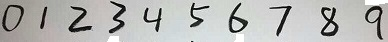
#> input picture mnist1/image/realphoto.jpg, 388 x 42 px
$ python DBScan_segment.py   (older library calls are emulated)
#> lines starting #> are read from the running program, lines starting #| are printed output that depends on the picture; after the words box and inside, x2 and y2 are one past the last pixel; in counts of white or black regions, pixels touching at a corner belong together
### mnist1/process_picture.py
# -*- coding: utf-8 -*-
"""
Created on Sat Dec  2 20:15:20 2017

@author: majin
"""
from PIL import Image
import matplotlib.pyplot as plt
import numpy as np
import DBScan_segment as dbss

# [35 lines left out: function getTestPicArray, not called in this run]


def openImage(fileImg):
#> called with fileImg = './image/realphoto.jpg'
    return Image.open(fileImg)
#> returned value is the input picture: PIL image 388x42 RGB; mean R, G, B 181.9, 182.6, 180.3

# [14 lines left out: function resizeImage, not called in this run]
def rgb2gray(pic,show=False):
    '''
     Y' = 0.299 R + 0.587 G + 0.114 B

     L模式：灰度模式
     1模式：二值模式
    '''
#> called with show = False
    #将灰度值
    pic = pic.convert("L")
    #tva = [ (255-x)*1.0/255.0 for x in pic.getdata()]
    for i in range(pic.width):
        for j in range(pic.height):
            h = pic.getpixel((i,j))
            if h>110:
                h=255   #设成白色
            else:
                h=0     #设成黑色
            pic.putpixel((i,j), h)
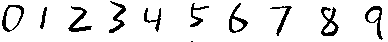
#> pic: PIL image 388x42 L; 90% white; 11 black regions (1 under 20 px), largest, box (x1, y1, x2, y2) and area: (321, 7, 339, 36) 229, (68, 6, 92, 32) 208, (109, 1, 126, 33) 183
    if show:
        pic.show()
    return pic
# [70 lines left out: functions genPixValue, segment_picture, not called in this run]


# [22 lines that do not run on import are left out]

### mnist1/DBScan_segment.py
# -*- coding: utf-8 -*-
"""
Created on Sun Nov 26 17:08:26 2017

@author: majin
"""


import numpy as np
import process_picture as pp
import matplotlib.pyplot as plt

####################################
filein = r'./image/realphoto.jpg'
# [5 lines of commented-out code are left out]
# [198 lines left out: functions kernels, DBScan, load_2img_nodes, calc_bound, runner, show_res, not called in this run]

    #获取图片的名称，使用这个名称保存切割的边界矩阵
    filename = filein.split("/")[-1].split(".")[0]
    try:
        with open("temp_vars/"+str(filename)+".txt",'rb') as f:
            import pickle
            bound = pickle.load(f)
            c = bound.shape[0]
        if show:
            show_res(nodes,c,bound)
        return bound
    except Exception:
        pass

    #使用DBScan，划分每个像素的类别
    nodes,c = DBScan(nodes,Eps,MinPts)

    #计算每个数字的边界
    bound = calc_bound(nodes,c)

    with open("temp_vars/"+str(filename)+".txt",'wb') as f:
        import pickle
        pickle.dump(bound,f)

    if show:
        show_res(nodes,c,bound)
    return bound

def show_res(nodes,c,bound):
    '''
    展示聚类和切分结果
    '''

    print("总共分成了"+str(c)+"类")
    ################  边框绘制  #####################
    from matplotlib.path import Path
    from matplotlib.patches import PathPatch
    vertices = []
    codes = []
    for i in bound:
        max_y = i[0]
        min_y = i[1]
        min_x = i[2]
        max_x = i[3]

        codes += [Path.MOVETO] + [Path.LINETO]*3 + [Path.CLOSEPOLY]
        vertices += [(min_x, max_y), (max_x, max_y), (max_x, min_y), (min_x, min_y),(0, 0)]

    vertices = np.array(vertices, float)
    path = Path(vertices, codes)

    pathpatch = PathPatch(path, facecolor='None', edgecolor='green')

    fig, ax = plt.subplots()
    ax.add_patch(pathpatch)
    ax.set_title('A compound path')

    ax.dataLim.update_from_data_xy(vertices)
    ax.autoscale_view()

    ################  像素点绘制  #####################
    ax.scatter(nodes[:,0], nodes[:,1],c=nodes[:,2]*30,marker='.')

    plt.show()
if __name__ =="__main__":
    runner(filein,show=True)
#> in runner, `nodes = load_2img_nodes(img_gray)`: nodes = 1623 rows, first 8: [2, 22, -1], [2, 21, -1], [2, 20, -1], [2, 19, -1], [2, 18, -1], [2, 17, -1], [3, 26, -1], [3, 25, -1]
#> in kernels, `node_pisi = np.copy(nodes)`: node_pisi has the same summary as nodes in runner
#> the loop in kernels, `for i in range(n):` made 1623 passes
#> after the loop in kernels, `for i in range(n):`: nodes_nears = 1623 items
#> after the loop in DBScan, `for i in range(n):`: c = 10; nodes = 1623 rows, first 8: [2, 22, 0], [2, 21, 0], [2, 20, 0], [2, 19, 0], [2, 18, 0], [2, 17, 0], [3, 26, 0], [3, 25, 0]
#> in runner, `nodes,c = DBScan(nodes,Eps,MinPts)`: c = 10
#> the loop in calc_bound, `for i in nodes:` made 1623 passes
#> after the loop in calc_bound, `for i in nodes:`: bound = [[37, 11, 2, 23], [35, 14, 40, 46], [36, 11, 68, 91], [40, 10, 109, 125], [34, 11, 144, 160], [39, 16, 190, 208], [39, 10, 229, 247], [36, 7, 276, 291], [35, 7, 321, 338], [36, 3, 365, 382]]
#| 总共分成了10类
#> the loop in show_res, `for i in bound:` made 10 passes
#> (max_y, min_y, min_x, max_x, codes) on passes 2 to 3: (35, 14, 40, 46, [1, 2, 2, 2, 79, 1, 2, 2, 2, 79]), (36, 11, 68, 91, [1, 2, 2, 2, 79, 1, 2, 2, 2, 79, 1, 2, 2, 2, 79])
#> after the loop in show_res, `for i in bound:`: codes = 50 values, max 79 at index 4, min 1 at index 0, mean 17.2; vertices = 50 pairs, first value 0 to 382, second value 0 to 40
#> in show_res, `plt.show()`:
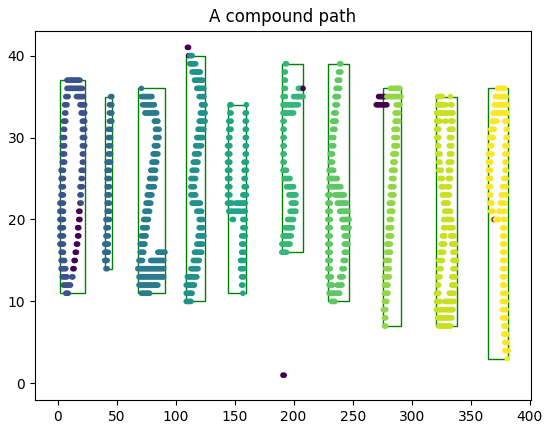
#> figure drawn by matplotlib, 1 panel
